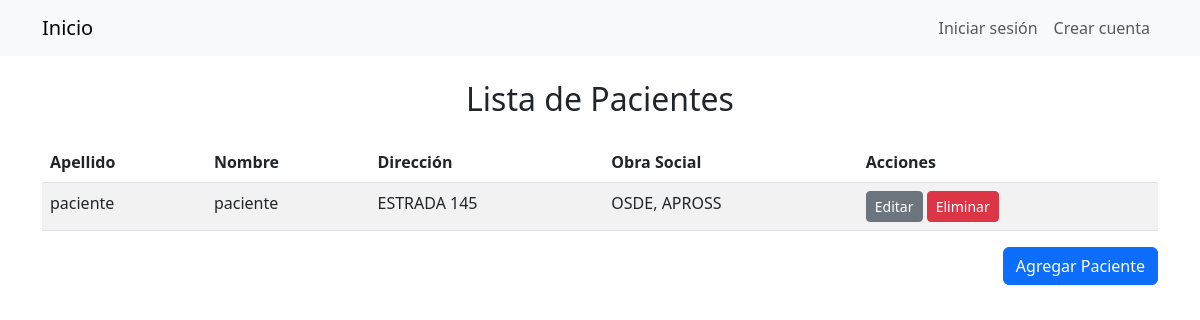
Before: /pacientes/ with the older database file.
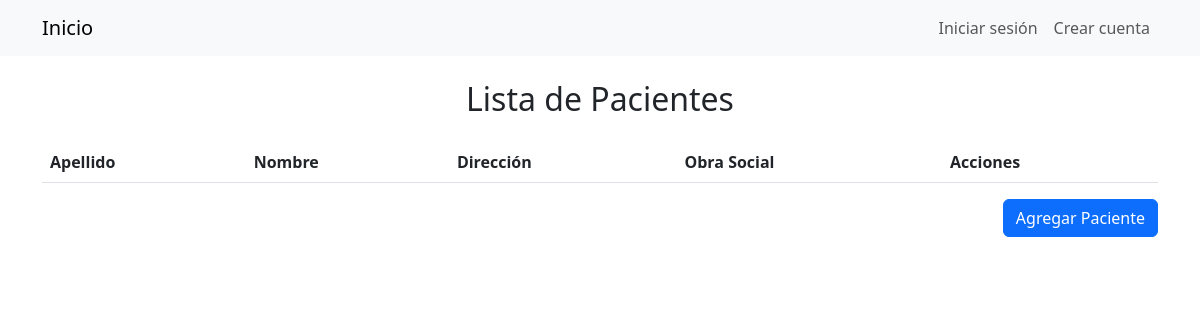
After: the same page with the newer database file.
### Gestion/models/paciente.py (models this page shows, shortened)
class Paciente(models.Model):
    usuario = models.OneToOneField(Usuario, on_delete=models.CASCADE, primary_key=True)
    direccion = models.CharField(max_length=70)
    instagram = models.CharField(max_length=50, null=True, blank=True)
    facebook = models.CharField(max_length=50, null=True, blank=True)
    numero_obra_social = models.CharField(max_length=50, null=True, blank=True)
    obras_sociales = models.ManyToManyField('ObraSocial', blank=True)
    class Meta:
        verbose_name='Paciente'
        verbose_name_plural = 'Pacientes'

### Gestion/models/usuario.py (models this page shows, shortened)
class Usuario(AbstractBaseUser):
    dni = models.IntegerField(unique=True)
    nombre = models.CharField(max_length=30)
    apellido = models.CharField(max_length=30)
    email = models.EmailField(max_length=60)
    telefono = models.CharField(max_length=12)
    is_active = models.BooleanField(default=True)
    is_staff = models.BooleanField(default=False)
    is_superuser = models.BooleanField(default=False)
    groups = models.ManyToManyField(
        Group,
        verbose_name='grupos',
        blank=True,
        help_text='Los grupos a los que pertenece el usuario.',
        related_name='user_set'
    )
    user_permissions = models.ManyToManyField(
        Permission,
        verbose_name='permisos',
        blank=True,
        help_text='Permisos específicos para este usuario.',
        related_name='user_set'
    )
    USERNAME_FIELD = 'dni'
    REQUIRED_FIELDS = ['nombre', 'apellido', 'email', 'telefono']
    objects = UsuarioManager()

### Gestion/models/medico.py (models this page shows, shortened)
class ObraSocial(models.Model):
    nombre = models.CharField(max_length=100)

### Gestion/views.py (the view)
# urls.py: path('pacientes/', views.PacienteListView.as_view(), name='paciente_list'),
class PacienteListView(generic.ListView):
    model = Paciente
    template_name = 'paciente/paciente_list.html'
    context_object_name = 'pacientes'
    paginate_by = 10
    def get_queryset(self):
        return Paciente.objects.order_by('usuario__apellido')

### Gestion/templates/paciente/paciente_list.html
{% extends 'base.html' %}
{% block content %}
  <div class="d-flex flex-column align-items-center">
    <h2 class="text-center mb-4">Lista de Pacientes</h2>
    <table class="table table-striped">
      <thead>
        <tr>
          <th>Apellido</th>
          <th>Nombre</th>
          <th>Dirección</th>
          <th>Obra Social</th>
          <th>Acciones</th>
        </tr>
      </thead>
      <tbody>
        {% for paciente in pacientes %}
          <tr>
            <td>{{ paciente.usuario.apellido }}</td>
            <td>{{ paciente.usuario.nombre }}</td>
            <td>{{ paciente.direccion }}</td>
            <td>
              {% for obra_social in paciente.obras_sociales.all %}
                {{ obra_social.nombre }}{% if not forloop.last %}, {% endif %}
              {% endfor %}
            </td>
            <td>
              <a href="{% url 'paciente_update' paciente.pk %}" class="btn btn-secondary btn-sm">Editar</a>
              <a href="{% url 'paciente_delete' paciente.pk %}" class="btn btn-danger btn-sm">Eliminar</a>
            </td>
          </tr>
        {% endfor %}
      </tbody>
    </table>
    <div class="d-flex justify-content-end mb-3 w-100">
      <a href="{% url 'paciente_create' %}" class="btn btn-primary">Agregar Paciente</a>
    </div>
  </div>
{% endblock %}

Changed rows visible on the page:
removed Paciente: usuario.apellido "paciente", usuario.nombre "paciente", direccion "ESTRADA 145"
no longer on this page (row unchanged): ObraSocial: nombre "OSDE"
no longer on this page (row unchanged): ObraSocial: nombre "APROSS"
